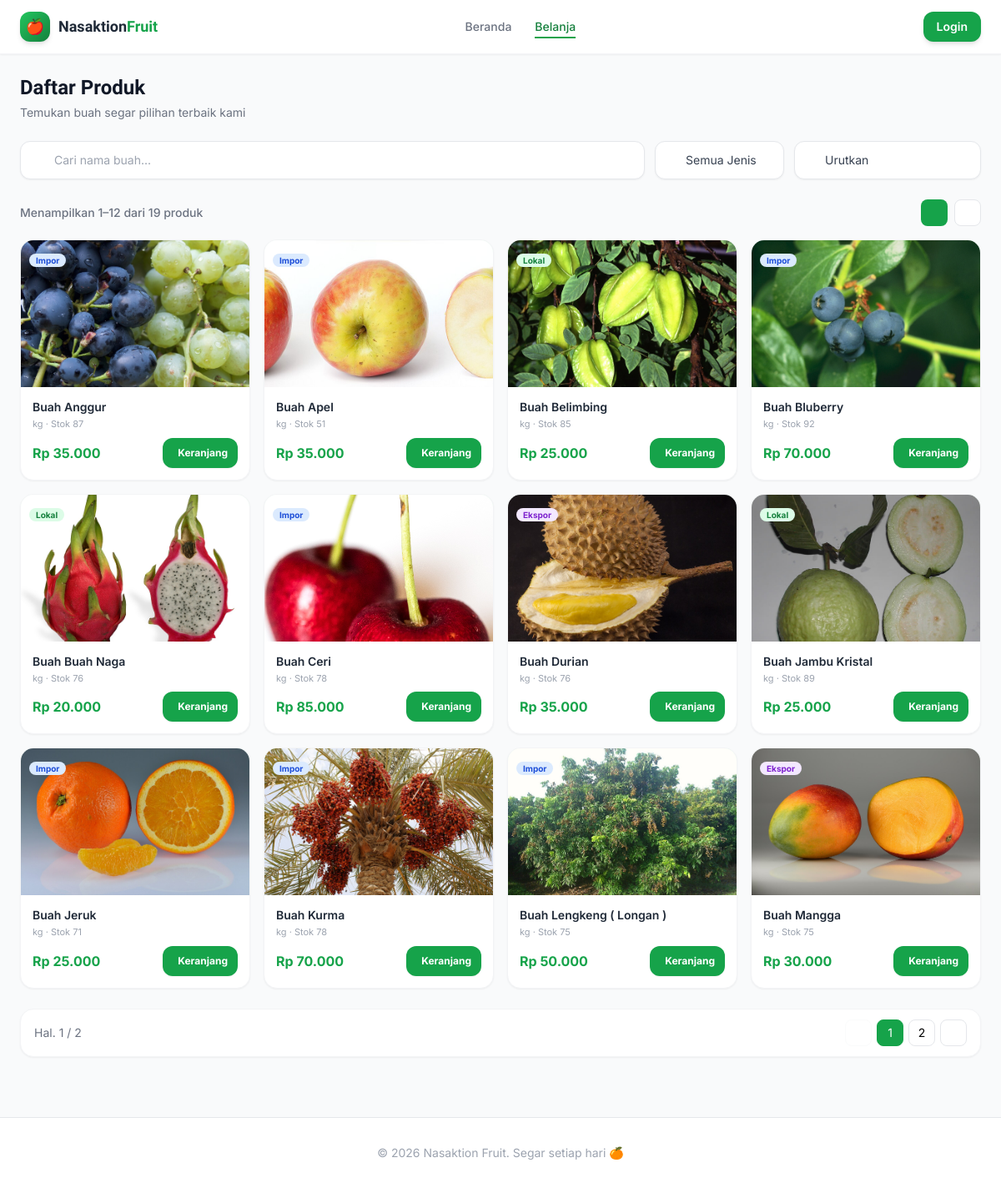
/index.php/customer/shop, run on the app's committed database.
### tables this page shows
CREATE TABLE `products` (
  `id` int UNSIGNED NOT NULL,
  `category_id` int UNSIGNED NOT NULL,
  `nama_buah` varchar(100) NOT NULL,
  `jenis` enum('Impor','Ekspor','Lokal') NOT NULL DEFAULT 'Lokal',
  `foto` varchar(255) DEFAULT NULL,
  `deskripsi` text,
  `harga_beli` decimal(15,2) NOT NULL DEFAULT '0.00',
  `harga_jual` decimal(15,2) NOT NULL DEFAULT '0.00',
  `stok` int NOT NULL DEFAULT '0',
  `satuan` varchar(20) NOT NULL DEFAULT 'kg',
  `is_active` tinyint(1) NOT NULL DEFAULT '1',
  `created_at` timestamp NULL DEFAULT CURRENT_TIMESTAMP,
  `updated_at` timestamp NULL DEFAULT CURRENT_TIMESTAMP ON UPDATE CURRENT_TIMESTAMP
);

### application/controllers/customer/Shop.php (called while the page is built, shortened)
<?php
class Shop extends CI_Controller {
    public function __construct() {
        $this->load->model('Product_model');
        $this->load->model('Category_model');
        $this->load->model('Feedback_model');
    }
    public function index() {
        $data['title'] = 'Belanja Buah Segar';
        $data['products'] = $this->Product_model->get_available();
        $data['categories'] = $this->Category_model->get_all();
        $data['featured'] = $this->Product_model->get_featured(8);
        $this->load->view('customer/shop/index', $data);
    }
}

### index.php (called while the page is built, shortened)
<?php
require_once BASEPATH.'core/CodeIgniter.php';

### application/models/Product_model.php (called while the page is built, shortened)
<?php
class Product_model extends CI_Model {
    public function get_available() {
        $this->db->where('is_active', 1);
        $this->db->where('stok >', 0);
        $this->db->order_by('nama_buah', 'ASC');
        return $this->db->get('products')->result();
    }
    public function get_featured($limit = 8) {
        $this->db->select('p.*, c.nama_kategori');
        $this->db->from('products p');
        $this->db->join('categories c', 'c.id = p.category_id', 'left');
        $this->db->where('p.is_active', 1);
        $this->db->where('p.stok >', 0);
        $this->db->order_by('p.created_at', 'DESC');
        $this->db->limit($limit);
        return $this->db->get()->result();
    }
}

### application/views/customer/shop/index.php (the view, shortened to what this page needs)
<?= $this->load->view('customer/layout/header', ['title'=>'Belanja'], TRUE) ?>
<div class="mb-6">
    <h2 class="font-display font-black text-2xl text-gray-900 mb-1">Daftar Produk</h2>
    <p class="text-sm text-gray-500">Temukan buah segar pilihan terbaik kami</p>
</div>
<div class="flex flex-col sm:flex-row gap-3 mb-6">
    <div class="relative flex-1">
        <div class="absolute inset-y-0 left-0 pl-3.5 flex items-center pointer-events-none">
        </div>
        <input type="text" id="searchProduct"
               placeholder="Cari nama buah..."
               class="w-full pl-10 pr-4 py-3 bg-white border border-gray-200 rounded-xl text-sm text-gray-800 placeholder-gray-400 outline-none focus:ring-2 focus:ring-primary-300 focus:border-primary-400 transition-all shadow-sm">
    </div>
    <div class="relative">
        <div class="absolute inset-y-0 left-0 pl-3 flex items-center pointer-events-none">
        </div>
        <select id="filterJenis"
                class="pl-9 pr-8 py-3 bg-white border border-gray-200 rounded-xl text-sm text-gray-700 outline-none focus:ring-2 focus:ring-primary-300 focus:border-primary-400 transition-all shadow-sm appearance-none cursor-pointer">
            <option value="">Semua Jenis</option>
        </select>
    </div>
    <div class="relative">
        <div class="absolute inset-y-0 left-0 pl-3 flex items-center pointer-events-none">
        </div>
        <select id="sortProduct"
                class="pl-9 pr-8 py-3 bg-white border border-gray-200 rounded-xl text-sm text-gray-700 outline-none focus:ring-2 focus:ring-primary-300 focus:border-primary-400 transition-all shadow-sm appearance-none cursor-pointer">
            <option value="">Urutkan</option>
        </select>
    </div>
</div>
<div class="flex items-center justify-between mb-4">
    <p id="resultsCount" class="text-sm text-gray-500 font-medium"></p>
    <div class="flex items-center gap-2">
        <button id="viewGrid" onclick="setView('grid')" class="w-8 h-8 flex items-center justify-center rounded-lg bg-primary-600 text-white transition-all" title="Grid View">
        </button>
        <button id="viewList" onclick="setView('list')" class="w-8 h-8 flex items-center justify-center rounded-lg bg-white border border-gray-200 text-gray-500 hover:border-primary-300 hover:text-primary-600 transition-all" title="List View">
        </button>
    </div>
</div>
<div class="grid grid-cols-2 sm:grid-cols-3 lg:grid-cols-4 gap-4 mb-4" id="productGrid">
    <?php foreach($products as $p): ?>
    <div class="product-card group bg-white rounded-2xl border border-gray-100 overflow-hidden shadow-sm hover:shadow-xl hover:border-primary-200 transition-all duration-300 hover:-translate-y-1"
         data-nama="<?= strtolower($p->nama_buah) ?>"
         data-jenis="<?= $p->jenis ?>"
         data-price="<?= $p->harga_jual ?>">
        <a href="<?= site_url('customer/shop/product/'.$p->id) ?>" class="block relative w-full h-44 bg-gradient-to-br from-primary-50 to-primary-100 flex items-center justify-center overflow-hidden">
            <?php if($p->foto): ?>
            <img src="<?= base_url('uploads/products/'.$p->foto) ?>"
                 class="w-full h-full object-cover group-hover:scale-110 transition-transform duration-500"
                 alt="<?= $p->nama_buah ?>">
            <?php else: ?>
            <span class="text-6xl group-hover:scale-110 transition-transform duration-300">🍎</span>
            <?php endif; ?>
            <div class="absolute top-2.5 left-2.5">
                <span class="text-[10px] font-bold px-2 py-0.5 rounded-full <?= $p->jenis=='Impor'?'bg-blue-100 text-blue-700':($p->jenis=='Ekspor'?'bg-purple-100 text-purple-700':'bg-green-100 text-green-700') ?>">
                    <?= $p->jenis ?>
                </span>
            </div>
        </a>
        <div class="p-3.5">
            <a href="<?= site_url('customer/shop/product/'.$p->id) ?>" class="block group/link">
                <h3 class="text-sm font-semibold text-gray-800 truncate mb-0.5 group-hover/link:text-primary-600 transition"><?= $p->nama_buah ?></h3>
                <p class="text-[11px] text-gray-400 mb-2"><?= $p->satuan ?? 'per kg' ?> · Stok <?= $p->stok ?></p>
            </a>
            <div class="flex items-center justify-between">
                <p class="text-base font-bold text-primary-600">Rp <?= number_format($p->harga_jual,0,',','.') ?></p>
                <?php if($p->stok > 0): ?>
                <button onclick="addToCart(<?= $p->id ?>, this)"
                        class="h-9 px-3 bg-primary-600 hover:bg-primary-700 active:scale-95 text-white rounded-xl flex items-center justify-center gap-1.5 transition-all shadow-sm hover:shadow-md text-xs font-bold btn-add-cart">
                    <span>Keranjang</span>
                </button>
                <?php else: ?>
                <button disabled class="w-9 h-9 bg-gray-100 text-gray-400 rounded-xl flex items-center justify-center cursor-not-allowed">
                    <span class="iconify" data-icon="lucide:x"></span>
                </button>
                <?php endif; ?>
            </div>
        </div>
    </div>
    <?php endforeach; ?>
</div>
<div id="paginationContainer" class="mt-6 flex items-center justify-between bg-white px-4 py-3 border border-gray-100 rounded-2xl shadow-sm hidden"></div>
<?= $this->load->view('customer/layout/footer', [], TRUE) ?>

### application/views/customer/layout/header.php (style rules this page uses)
body { font-family: 'Inter', sans-serif; }
.font-display { font-family: 'Sora', sans-serif; }
html { overflow-y: scroll; }

### data on the page
products: foto (picture), jenis "Impor", nama_buah "Buah Anggur", satuan "kg", stok "87", harga_jual "35.000"
products: foto (picture), jenis "Impor", nama_buah "Buah Apel", satuan "kg", stok "51", harga_jual "35.000"
products: foto (picture), jenis "Lokal", nama_buah "Buah Belimbing", satuan "kg", stok "85", harga_jual "25.000"
products: foto (picture), jenis "Impor", nama_buah "Buah Bluberry", satuan "kg", stok "92", harga_jual "70.000"
products: foto (picture), jenis "Lokal", nama_buah "Buah Buah Naga", satuan "kg", stok "76", harga_jual "20.000"
products: foto (picture), jenis "Impor", nama_buah "Buah Ceri", satuan "kg", stok "78", harga_jual "85.000"
products: foto (picture), jenis "Ekspor", nama_buah "Buah Durian", satuan "kg", stok "76", harga_jual "35.000"
products: foto (picture), jenis "Lokal", nama_buah "Buah Jambu Kristal", satuan "kg", stok "89", harga_jual "25.000"
products: foto (picture), jenis "Impor", nama_buah "Buah Jeruk", satuan "kg", stok "71", harga_jual "25.000"
products: foto (picture), jenis "Impor", nama_buah "Buah Kurma", satuan "kg", stok "78", harga_jual "70.000"
products: foto (picture), jenis "Impor", nama_buah "Buah Lengkeng ( Longan )", satuan "kg", stok "75", harga_jual "50.000"
products: foto (picture), jenis "Ekspor", nama_buah "Buah Mangga", satuan "kg", stok "75", harga_jual "30.000"
